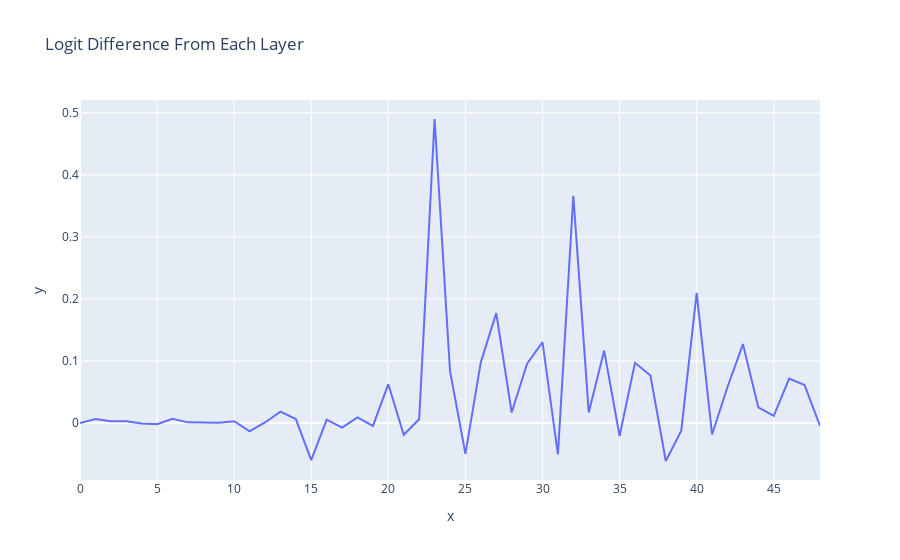

Notebook source saved alongside this figure:
### Markdown cell above
#### Layer Attribution

### Code cell
per_layer_residual, labels = clean_cache.decompose_resid(layer=-1, pos_slice=-1, return_labels=True)
per_layer_logit_diffs = residual_stack_to_logit_diff(per_layer_residual, clean_cache)

line(per_layer_logit_diffs, hover_name=labels, title="Logit Difference From Each Layer")

### Figure 1 — Plotly figure (JSON) as saved in the notebook; plotly's stock layout.template omitted (floating-point values rounded to 4 significant figures)
{"data": [{"hovertemplate": "<b>%{hovertext}</b><br><br>x=%{x}<br>y=%{y}<extra></extra>", "hovertext": ["embed", "0_attn_out", "0_mlp_out", "1_attn_out", "1_mlp_out", "2_attn_out", "2_mlp_out", "3_attn_out", "3_mlp_out", "4_attn_out", "4_mlp_out", "5_attn_out", "5_mlp_out", "6_attn_out", "6_mlp_out", "7_attn_out", "7_mlp_out", "8_attn_out", "8_mlp_out", "9_attn_out", "9_mlp_out", "10_attn_out", "10_mlp_out", "11_attn_out", "11_mlp_out", "12_attn_out", "12_mlp_out", "13_attn_out", "13_mlp_out", "14_attn_out", "14_mlp_out", "15_attn_out", "15_mlp_out", "16_attn_out", "16_mlp_out", "17_attn_out", "17_mlp_out", "18_attn_out", "18_mlp_out", "19_attn_out", "19_mlp_out", "20_attn_out", "20_mlp_out", "21_attn_out", "21_mlp_out", "22_attn_out", "22_mlp_out", "23_attn_out", "23_mlp_out"], "legendgroup": "", "line": {"color": "#636efa", "dash": "solid"}, "marker": {"symbol": "circle"}, "mode": "lines", "name": "", "orientation": "v", "showlegend": false, "type": "scatter", "x": [0, 1, 2, 3, 4, 5, 6, 7, 8, 9, 10, 11, 12, 13, 14, 15, 16, 17, 18, 19, 20, 21, 22, 23, 24, 25, 26, 27, 28, 29, 30, 31, 32, 33, 34, 35, 36, 37, 38, 39, 40, 41, 42, 43, 44, 45, 46, 47, 48], "xaxis": "x", "y": [9.606e-06, 0.006216, 0.002732, 0.002943, -0.0009898, -0.001843, 0.006785, 0.0009962, 0.000772, 0.0003772, 0.002754, -0.01347, 0.0008064, 0.01833, 0.00634, -0.05992, 0.005522, -0.007385, 0.009027, -0.004807, 0.06249, -0.01908, 0.005962, 0.4898, 0.08393, -0.04978, 0.09804, 0.177, 0.01689, 0.09557, 0.1302, -0.05053, 0.366, 0.01704, 0.1166, -0.02097, 0.09711, 0.07654, -0.06127, -0.01243, 0.2096, -0.01859, 0.05806, 0.1271, 0.02507, 0.0114, 0.07153, 0.06114, -0.00483], "yaxis": "y"}], "layout": {"legend": {"tracegroupgap": 0}, "title": {"text": "Logit Difference From Each Layer"}, "xaxis": {"anchor": "y", "domain": [0, 1], "title": {"text": "x"}}, "yaxis": {"anchor": "x", "domain": [0, 1], "title": {"text": "y"}}}}
